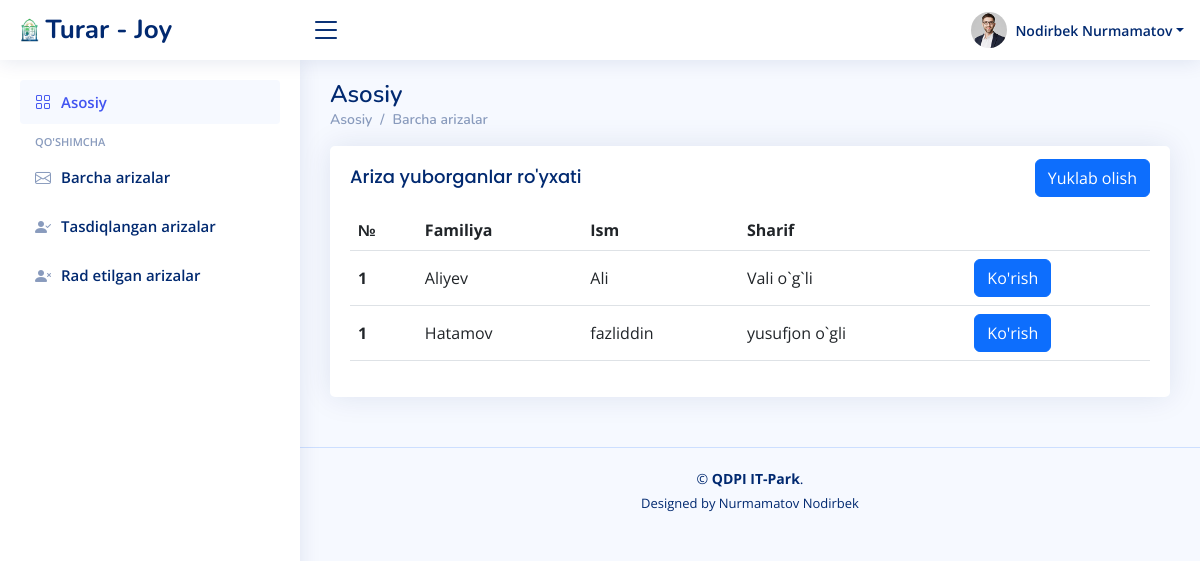
/ariza/dekanat_barcha_arizalar/, run on an earlier commit of the app's database.
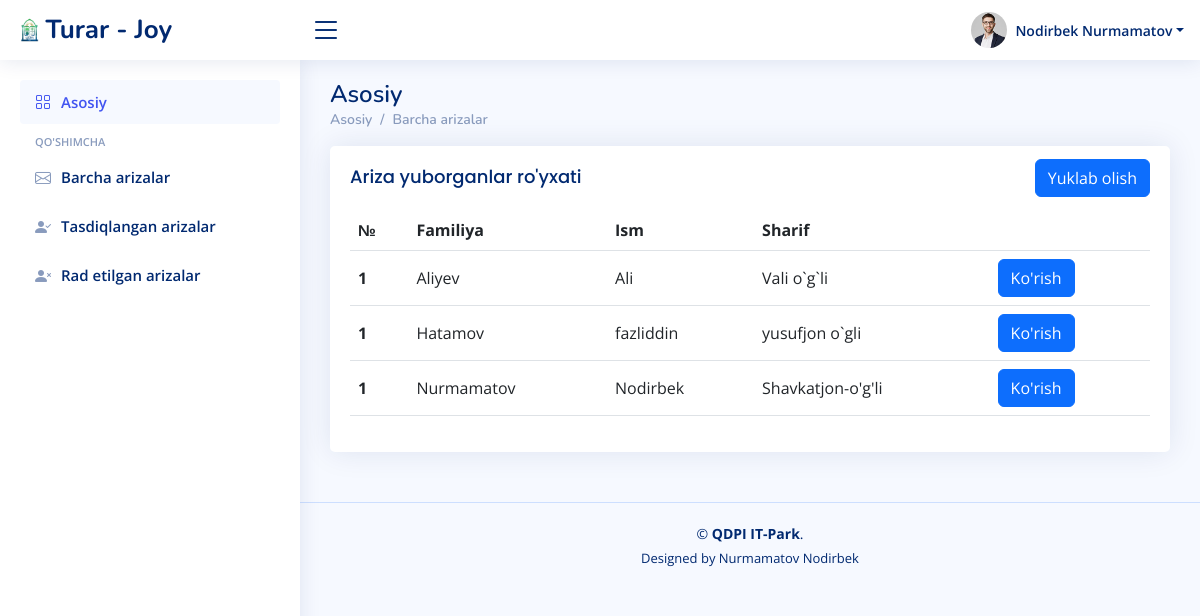
And on a later commit of the database.
### ariza/models.py (models this page shows)
class Ariza(models.Model):
    talaba_id = models.CharField(max_length=100)
    first_name = models.CharField(max_length=100)
    last_name = models.CharField(max_length=100)
    sharif = models.CharField(max_length=100)
    viloyat = models.CharField(max_length=100)
    tuman = models.CharField(max_length=100)
    kocha = models.CharField(max_length=100)
    fakultet = models.CharField(max_length=100)
    yonalish = models.CharField(max_length=100)
    kurs    = models.CharField(max_length=100)
    pasport_serya_raqam = models.CharField(max_length=100)
    pasport_rasm = models.FileField(upload_to='rasmlar/')
    xulosa = models.CharField(max_length=1000, blank=True)
    tasdiqlash = models.CharField(max_length=100, blank=True)
    sana = models.DateTimeField(auto_now_add=True)

### ariza/views.py (the view)
# urls.py: path('dekanat_barcha_arizalar/', dekanat_barcha_arizalar, name='dekanat_barcha_arizalar'),
def dekanat_barcha_arizalar(request):
    talaba = User.objects.filter(lavozim='talaba')
    arizalar = Ariza.objects.filter(tasdiqlash='')
    contex = {
        'talaba':talaba,
        'arizalar':arizalar,
    }
    return render(request, 'dekanatadmin/dekanat/dekanat_barcha_arizalar.html', contex)

### templates/dekanatadmin/dekanat/dekanat_barcha_arizalar.html (shortened to what the changed rows need)
{% load static %}
<!DOCTYPE html>
<html lang="en">
<head>
    <link href="{% static '/assets/vendor/bootstrap/css/bootstrap.min.css' %}" rel="stylesheet">
    <link href="{% static '/assets/vendor/bootstrap-icons/bootstrap-icons.css' %}" rel="stylesheet">
    <link href="{% static '/assets/vendor/simple-datatables/style.css' %}" rel="stylesheet">
    <link href="{% static '/assets/css/style.css' %}" rel="stylesheet">
</head>
<body>
    <main id="main" class="main">
        <div class="pagetitle">
            <h1>Asosiy</h1>
        </div>
        <section class="section dashboard">
            <div class="row">
                <div class="col-lg-12">
                    <div class="card">
                        <div class="card-body">
                            <table class="table datatable">
                                <thead>
                                    <tr>
                                        <th scope="col">№</th>
                                        <th scope="col">Familiya</th>
                                        <th scope="col">Ism</th>
                                        <th scope="col">Sharif</th>
                                        <th></th>
                                    </tr>
                                </thead>
                                <tbody>
                                    {% for a in arizalar %}
                                    <tr>
                                        <th scope="row">1</th>
                                        <td>{{a.last_name}}</td>
                                        <td>{{a.first_name}}</td>
                                        <td>{{a.sharif}}</td>
                                        <td><a class="btn btn-primary" href="{% url 'dekanat_barcha_malumot' a.talaba_id %}">Ko'rish</a></td>
                                    </tr>
                                    {% endfor %}
                                </tbody>
                            </table>
                        </div>
                    </div>
                </div>
            </div>
        </section>
    </main>
</body>
</html>

What changed in the data, as far as the page shows it:
added Ariza: last_name "Nurmamatov", first_name "Nodirbek", sharif "Shavkatjon-o'g'li"
